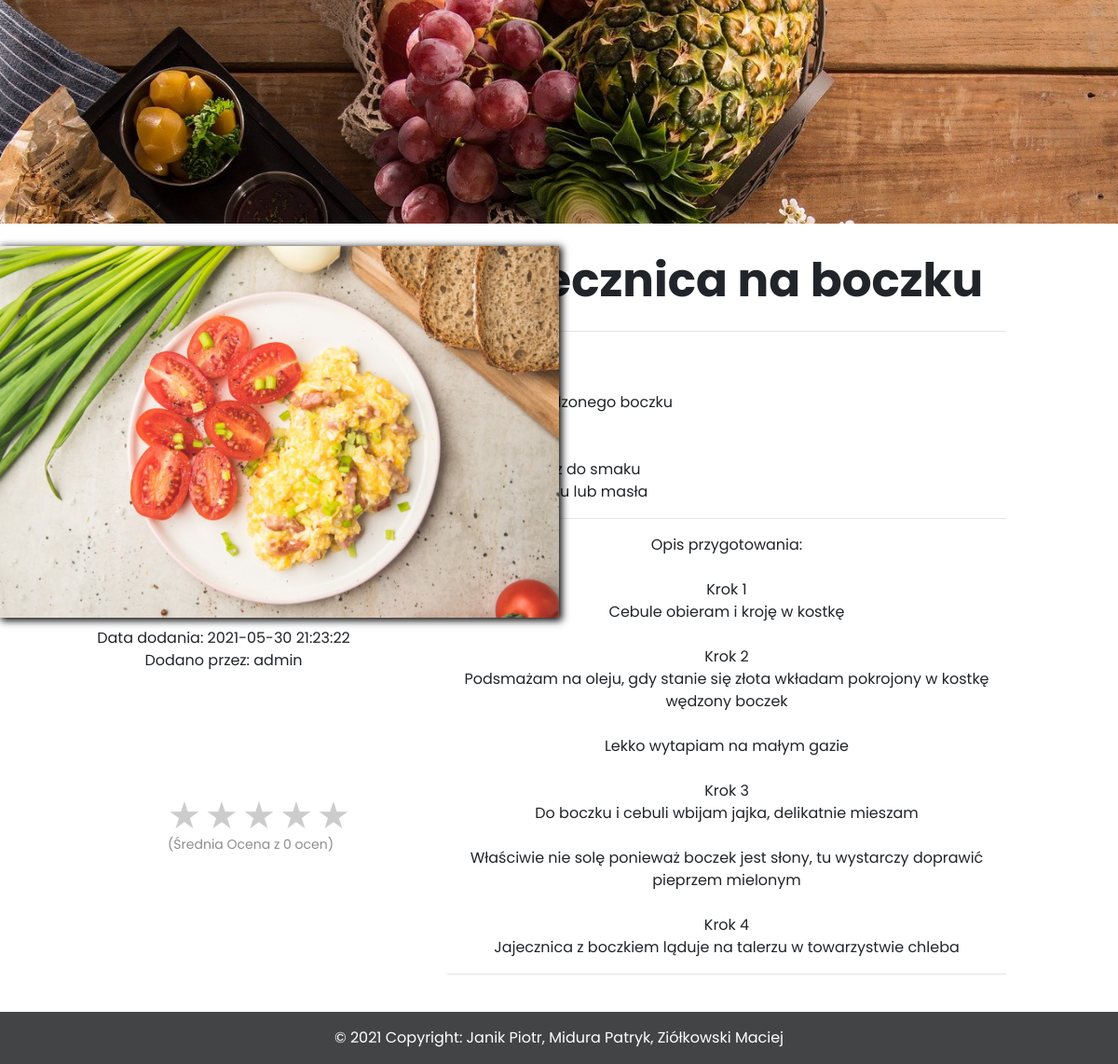
The app's page /recipe.php?id=64 (signed in) with its own data.
### tables this page shows
CREATE TABLE `recipes` (
  `recipe_ID` int(3) NOT NULL,
  `category_ID` int(2) NOT NULL,
  `user_ID` int(5) NOT NULL,
  `title` varchar(25) NOT NULL,
  `ingredients` longtext NOT NULL,
  `description` longtext NOT NULL,
  `picture` varchar(255) NOT NULL,
  `creation_date` datetime(6) NOT NULL DEFAULT current_timestamp(6) ON UPDATE current_timestamp(6)
);

CREATE TABLE `users` (
  `user_ID` int(5) NOT NULL,
  `username` varchar(20) NOT NULL,
  `password` char(60) NOT NULL,
  `email` varchar(50) NOT NULL
);

### recipe.php (the view, shortened to what this page needs)
<!DOCTYPE HTML>
<html lang="pl">
  <head>
    <link rel="stylesheet" href="css/bootstrap.min.css">
    <link rel="stylesheet" href="css/custom_login.css">
    <link rel="stylesheet" href="css/custom_recipe.css">
    <link rel="stylesheet" href="css/rating.css">
    <link rel="stylesheet" href="https://maxcdn.bootstrapcdn.com/font-awesome/4.7.0/css/font-awesome.min.css">
  </head>
  <body>
    <div class="header2">
      <div class="flex-overlay3">
      </div>
    </div>
    <?php
      include 'config.php';
      $idrecipe = $_GET['id'];
      $sql = "SELECT * FROM recipes, users WHERE recipe_ID = $idrecipe AND recipes.user_ID = users.user_ID";
      $result = mysqli_query($conn, $sql);
            if(mysqli_num_rows($result) > 0) {
              while($row = mysqli_fetch_assoc($result)) {
                echo "<div class='left'><br/>";
                echo "  <div class='container'>";
                echo "    <img class='image' src='users_img/",$row['picture'],"'<br>";
                echo "  </div>";
                echo "  <div class='date'>";
                echo "    Data dodania: ".substr($row['creation_date'], 0, -7)."<br>";
                echo "    Dodano przez: ",$row['username'],"<br><br>";
                echo "  </div>";
                echo "</div>";
                echo "<div class='right'>";
                echo "  <br><div class='tytul'>",$row['title'],"<hr></div><br>";
                echo "  Składniki: <ul><li>".str_replace(",", "</li><li>", $row['ingredients'])."</li></ul><hr>";
                echo "  <div class='opis'> Opis przygotowania: <br><br>".nl2br(str_replace(".", "<br>", $row['description']),$row['description'])."<hr></div><br>";
                echo "</div>";
              }
            }
      ?>
      <?php
        include_once 'config.php';
        $recipeID = $_GET['id'];
        $query = "SELECT p.*, COUNT(r.rate) as rating_num, FORMAT((SUM(r.rate) / COUNT(r.rate)), 1) as average_rating
                    FROM recipes as p LEFT JOIN rates as r ON r.recipe_ID = p.recipe_ID
                      WHERE p.recipe_ID = '$recipeID' GROUP BY (r.recipe_ID)";
        $result = $conn->query($query);
        $postData = $result->fetch_assoc();
      ?>
      <div class="rating">
        <div class="rate">
            <label for="star5"></label>
            <label for="star4"></label>
            <label for="star3"></label>
            <label for="star2"></label>
            <label for="star1"></label>
        </div>
        <div class="overall-rating">
            (Średnia Ocena <span id="avgrat"><?php echo $postData['average_rating']; ?></span>
            z <span id="totalrat"><?php echo $postData['rating_num']; ?></span> ocen)</span>
        </div>
      </div>
      <footer class="bg-dark text-center text-white">
        <div class="text-center p-3">
          © 2021 Copyright: Janik Piotr, Midura Patryk, Ziółkowski Maciej
        </div>
      </footer>
  </body>
</html>

### css/custom_login.css (style rules this page uses)
body { margin: 0 auto; font-family: 'Poppins', sans-serif; }
.container { padding-left: 0px !important; padding-right: 0px !important; margin-left: auto !important; margin-right: auto !important; width: 400px !important; }
.container { position: relative; width: 100% !important; overflow: hidden; box-shadow: 2px 2px 8px 1px black; }
.image { opacity: 1; display: block; width: 100%; height: auto; transition: .5s ease; backface-visibility: hidden; }
.bg-dark { background-color: #434445 !important; }

### css/custom_recipe.css (style rules this page uses)
.container { width: 600px !important; height: 399px !important; }
.header2 { height: 30vh; width: 100%; background: url("../img/bg4.jpg") center fixed; background-size: cover; }
.header2 .flex-overlay3 { height: 100%; width: 100%; display: flex; justify-content: center; align-items: center; color: white; }
.tytul { font-weight: bold; font-size: 50px; text-align: center; }
.opis { text-align: center; }
hr { width: 100%; text-align: center; }
.left { width: 40%; float: left; }
.right { width: 50%; float: left; }
.date { margin-top: 2%; text-align: center; }
footer { clear: both; }
.rating { height: 20%; width: 40%; clear: both; position: absolute; transform: translate(37.5%, 265%); }

### css/rating.css (style rules this page uses)
.rate { float: left; height: 46px; text-align: left; }
.rate:not(:checked) > label { float:right; width:1em; overflow:hidden; white-space:nowrap; cursor:pointer; font-size:40px; color:#ccc; }
.rate:not(:checked) > label:before { content: "\2605"; }
.overall-rating { width: 100%; float: left; font-size: 14px; margin-top: 5px; color: #8e8d8d; }

### records on screen
recipes: picture (picture), creation_date "2021-05-30 21:23:22", user_ID.username "admin", title "Jajecznica na boczku", ingredients "200 g wędzonego boczku sól i pieprz do smaku 1 łyżka oleju lub masła", description "Krok 1 Cebule obieram i kroję w kostkę Krok 2 Podsmażam na oleju, gdy stanie się złota wkładam pokrojony w kostkę wędzony boczek Lekko wytapiam na małym gazie Krok 3 Do boczku i cebuli wbijam jajka, delikatnie mieszam Właściwie nie solę ponieważ boczek jest słony, tu wystarczy doprawić pieprzem mielonym Krok 4 Jajecznica z boczkiem ląduje na talerzu w towarzystwie chleba"

### other values on screen
$postData['rating_num'] "0"
